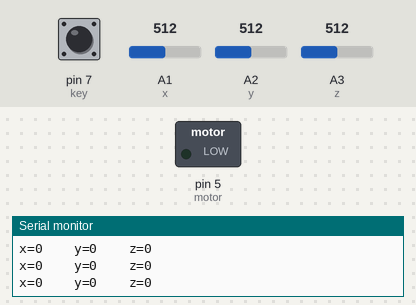
Recording of a sketch running on a simulated Arduino Uno, built with avr-gcc and run on an emulated ATmega328P. Parts: switched loads named in the sketch (green lamp = pin HIGH), the last lines printed to the serial monitor. The inputs (shaded band) are chosen by the test bench; at power-on: pin 7 (key) LOW, A1 (x) = 512, A2 (y) = 512, A3 (z) = 512. The modem accepts every AT command (registered, SIM ready, sends succeed) and sends nothing else.

Above: at 7.8 s.
7.9 s: pin 7 (key) pulled HIGH for 0.15 s
At 8.5 s:
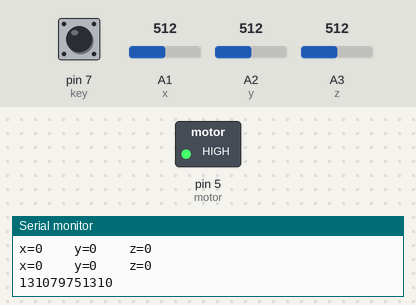
11.0 s: A1 (x) set to 556
14.0 s: A1 (x) set to 575
Timing chart, 0 to 17.0 s (numbered marks = the images above; inputs shaded):
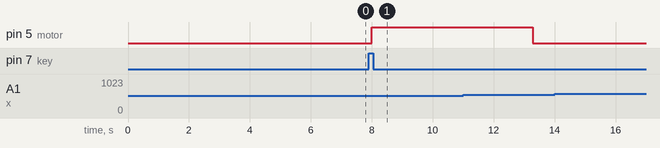

Measured:
- after the input at 7.9 s, pin 5 (motor): LOW → HIGH after 0.10 s

The sketch:

car_anti_theft.ino
```cpp
#include <SoftwareSerial.h>

SoftwareSerial gsm(2, 3);
SoftwareSerial gps(10,11);

#define x A1
#define y A2
#define z A3

int xsample=0;
int ysample=0;
int zsample=0;

#define samples 10

#define minVal -50
#define MaxVal 50

int i=0,k=0;
int  gps_status=0;
double latitude=0;
double logitude=0;
String Speed="";
String gpsString="";
char *test="$GPRMC";


char a[100];
const int motor = 5;
const int key = 7;
int keystate = 0;
int flag = 0;

int initial=0;
int eflag=0;
int sendCount = 0;

char incomingByte;
String incomingData;
bool atCommand = true;


int index = 0;
String number = "";
String message = "";


void setup()
{
  pinMode(motor, OUTPUT);
  pinMode(key,INPUT);
  gsm.begin(9600);
  Serial.begin(9600);
  delay(100);


  Serial.println("Initializing....");
  initModule("AT","OK",1000);
  initModule("ATE1","OK",1000);
  initModule("AT+CPIN?","READY",1000);
  initModule("AT+CMGF=1","OK",1000);
  initModule("AT+CNMI=2,2,0,0,0","OK",1000);
  Serial.println("Initialized Successfully");

  for(int i=0;i<samples;i++)
  {
    xsample+=analogRead(x);
    ysample+=analogRead(y);
    zsample+=analogRead(z);
  }

  xsample/=samples;
  ysample/=samples;
  zsample/=samples;

  Serial.println(xsample);
  Serial.println(ysample);
  Serial.println(zsample);
  delay(1000);
  gps.begin(9600);
//  get_gps();
  show_coordinate();

  Serial.println("System Ready..");
}

void loop()
{
    int value1=analogRead(x);
    int value2=analogRead(y);
    int value3=analogRead(z);

    int xValue=xsample-value1;
    int yValue=ysample-value2;
    int zValue=zsample-value3;

    Serial.print("x=");
    Serial.print(xValue);
    Serial.print("\t\t");
    Serial.print("y=");
    Serial.print(yValue);
    Serial.print("\t\t");
    Serial.print("z=");
    Serial.print(zValue);
    Serial.print("\t\t");
    Serial.print("\n\n");
    delay(100);

    if(xValue < minVal || xValue > MaxVal  || yValue < minVal || yValue > MaxVal  || zValue < minVal || zValue > MaxVal)
    {

      get_gps();
      show_coordinate();
      if (sendCount == 0){
      Serial.println("Sending SMS");

        Send();
      sendCount++;
      Serial.println("SMS Sent");
      }
    }


  keystate=digitalRead(key);
  if(keystate==HIGH){
    if(eflag==0){
    digitalWrite(motor,HIGH);
    flag=1;
    if(initial==0){

    SendTheft();
    }
    }

  }
  if(flag==1){
   if(keystate!=HIGH){
    digitalWrite(motor,LOW);
    flag=0;
  }

  }
  if(gsm.available()){
      delay(100);

      // Serial buffer
      while(gsm.available()){
        incomingByte = gsm.read();
        incomingData += incomingByte;
       }

        delay(10);
        if(atCommand == false){
          receivedMessage(incomingData);
        }else{
          atCommand = false;
        }

        //delete messages to save memory
        if (incomingData.indexOf("OK") == -1){
          gsm.println("AT+CMGDA=\"DEL ALL\"");
          delay(1000);
          atCommand = true;
        }

        incomingData = "";
  }


}


void initModule(String cmd, char *res, int t)
{
  while(1)
  {
    Serial.println(cmd);
    gsm.println(cmd);
    delay(100);
    while(gsm.available()>0)
    {
       if(gsm.find(res))
       {
        Serial.println(res);
        delay(t);
        return;
       }

       else
       {
        Serial.println("Error");
       }
    }
    delay(t);
  }
}


void gpsEvent()
{
  gpsString="";
  while(1)
  {
   while (gps.available()>0)            //Serial incoming data from GPS
   {
    char inChar = (char)gps.read();
     gpsString+= inChar;                    //store incoming data from GPS to temparary string str[]
     i++;
    // Serial.print(inChar);
     if (i < 7)
     {
      if(gpsString[i-1] != test[i-1])         //check for right string
      {
        i=0;
        gpsString="";
      }
     }
    if(inChar=='\r')
    {
     if(i>60)
     {
       gps_status=1;
       break;
     }
     else
     {
       i=0;
     }
    }
  }
   if(gps_status)
    break;
  }
}

void get_gps()
{

   gps_status=0;
   int x=0;
   while(gps_status==0)
   {
    gpsEvent();
    int str_lenth=i;
    coordinate2dec();
    i=0;x=0;
    str_lenth=0;
   }
}

void show_coordinate()
{
    Serial.print("Latitude:");
    Serial.println(latitude);
    Serial.print("Longitude:");
    Serial.println(logitude);
    Serial.print("Speed(in knots)=");
    Serial.println(Speed);
}

void coordinate2dec()
{
  String lat_degree="";
    for(i=20;i<=21;i++)
      lat_degree+=gpsString[i];

  String lat_minut="";
     for(i=22;i<=28;i++)
      lat_minut+=gpsString[i];

  String log_degree="";
    for(i=32;i<=34;i++)
      log_degree+=gpsString[i];

  String log_minut="";
    for(i=35;i<=41;i++)
      log_minut+=gpsString[i];

    Speed="";
    for(i=45;i<48;i++)          //extract longitude from string
      Speed+=gpsString[i];

     double minut= lat_minut.toDouble();
     minut=minut/60;
     double degree=lat_degree.toDouble();
     latitude=degree+minut;

     minut= log_minut.toDouble();
     minut=minut/60;
     degree=log_degree.toDouble();
     logitude=degree+minut;
}

void Send()
{
   gsm.println("AT");
   delay(500);
   serialPrint();
   gsm.println("AT+CMGF=1");
   delay(500);
   serialPrint();
   gsm.print("AT+CMGS=");
   gsm.print('"');
   gsm.print("9518959050");    //mobile no. for SMS alert
   gsm.println('"');
  delay(500);
   serialPrint();
  gsm.println("Accident detected at:");
   gsm.print("Latitude:");
   gsm.println(latitude);
   delay(500);
   serialPrint();
   gsm.print("Longitude:");
   gsm.println(logitude);
   delay(500);
   serialPrint();
   gsm.print(" Speed:");
   gsm.print(Speed);
   gsm.println("Knots");
   delay(500);
   serialPrint();
   gsm.print("http://maps.google.com/maps?&z=15&mrt=yp&t=k&q=");
   gsm.print(latitude,8);
   gsm.print("+");              //28.612953, 77.231545   //28.612953,77.2293563
   gsm.print(logitude,8);
   gsm.write(26);
   delay(2000);
   serialPrint();
}
void SendTheft()
{ initial=1;
   gsm.println("AT");
   delay(500);
   serialPrint();
   gsm.println("AT+CMGF=1");
   delay(500);
   serialPrint();
   gsm.print("AT+CMGS=");
   gsm.print('"');
   gsm.print("9518959050");    //mobile no. for SMS alert
   gsm.println('"');
  delay(500);
   serialPrint();
   Serial.println("Theft Detected.");
   gsm.println("Theft detected at:");
   gsm.print("Latitude:");
   gsm.println(latitude);
   delay(500);
   serialPrint();
   gsm.print("Longitude:");
   gsm.println(logitude);
   delay(500);
   serialPrint();
   gsm.print(" Speed:");
   gsm.print(Speed);
   gsm.println("Knots");
   delay(500);
   serialPrint();
   gsm.print("http://maps.google.com/maps?&z=15&mrt=yp&t=k&q=");
   gsm.print(latitude,8);
   gsm.print("+");              //28.612953, 77.231545   //28.612953,77.2293563
   gsm.print(logitude,8);
   gsm.write(26);
   delay(2000);
   serialPrint();
}

void serialPrint()
{
  while(gsm.available()>0)
  {
    Serial.print(gsm.read());
  }
}
void receivedMessage(String inputString){

  //Get The number of the sender
  index = inputString.indexOf('"')+1;
  inputString = inputString.substring(index);
  index = inputString.indexOf('"');
  number = inputString.substring(0,index);
  Serial.println("Number: " + number);

  //Get The Message of the sender
  index = inputString.indexOf("\n")+1;
  message = inputString.substring(index);
  message.trim();
  Serial.println("Message: " + message);

  message.toUpperCase(); // uppercase the message received

  //turn LED ON or OFF
  if (message.indexOf("ON") > -1){
      digitalWrite(motor, HIGH);
      Serial.println("Command: LED Turn On.");
   }

  if (message.indexOf("OFF") > -1){
        digitalWrite(motor, LOW);
        Serial.println("Command: LED Turn Off.");
   }

   delay(50);
  }
```
